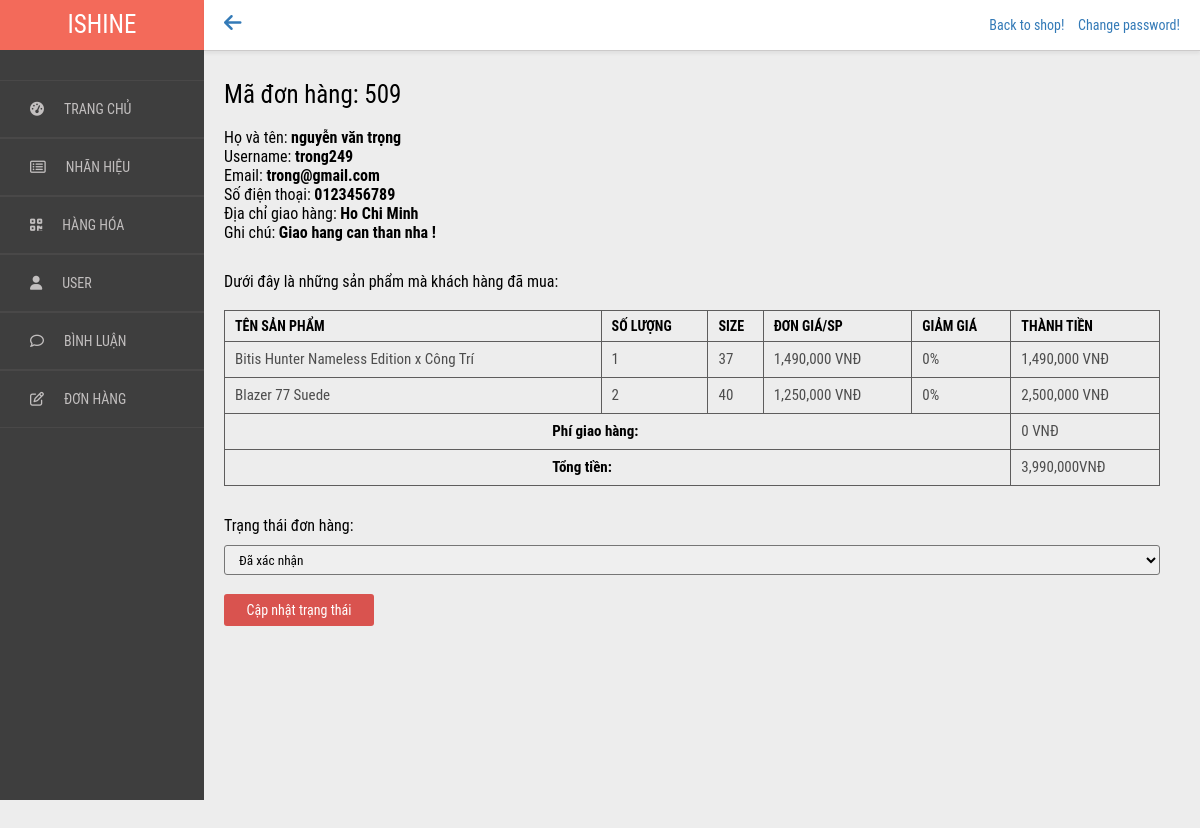
The page /admin/don_hang/chi_tiet.php?ma_don=509 (signed in) on the database its author committed.
### tables this page shows
CREATE TABLE `don_hang` (
  `ma_don` int(11) NOT NULL,
  `user` varchar(20) NOT NULL,
  `date` date NOT NULL,
  `tinh_trang` int(20) NOT NULL,
  `ho_va_ten` varchar(50) NOT NULL,
  `So_dien_thoai` varchar(50) NOT NULL,
  `email` varchar(50) NOT NULL,
  `Dia_chi` varchar(50) NOT NULL,
  `note` varchar(50) NOT NULL
);

CREATE TABLE `hoa_don_chi_tiet` (
  `ma_don` int(11) NOT NULL,
  `ID_san_pham` int(11) NOT NULL,
  `size` int(11) NOT NULL,
  `so_luong` int(11) NOT NULL
);

CREATE TABLE `hang_hoa` (
  `id` int(11) NOT NULL,
  `brand` int(11) NOT NULL,
  `ten_hh` varchar(50) NOT NULL,
  `hinh` varchar(50) NOT NULL,
  `don_gia` int(11) NOT NULL,
  `giam_gia` int(11) NOT NULL,
  `mo_ta` varchar(500) NOT NULL
);

### admin/don_hang/chi_tiet.php (the view, shortened to what this page needs)
<?php
    $sql=mysqli_connect("localhost","root","","data_ishine");
    if(isset($_REQUEST['ma_don'])){
        $ma_don=$_REQUEST['ma_don'];
    }
    $selectData = "SELECT * FROM hang_hoa";
    $row=$sql->query($selectData);
    $arr_san_pham=array();
    while($res=$row->fetch_assoc()){
        array_push($arr_san_pham,$res);
    }
    $selectData = "SELECT * FROM don_hang";
    $row=$sql->query($selectData);
    $arr_don_hang=array();
    while($res=$row->fetch_assoc()){
        array_push($arr_don_hang,$res);
    }
    $selectData = "SELECT * FROM hoa_don_chi_tiet";
    $row=$sql->query($selectData);
    $arr=array();
    while($res=$row->fetch_assoc()){
        array_push($arr,$res);
    }
    $arr_chi_tiet= array_filter($arr, "getSpArr");
    function getSpArr($dh){
        return $dh['ma_don']==$GLOBALS['ma_don'];
    }
    function getNameSp($arr,$id){
        foreach($arr as $i=>$sp){
            if($sp['id']==$id){
                return $sp['ten_hh'];
                break;
            }
        }
    }
    function getPrice1Sp($arr,$id){
        foreach($arr as $i=>$sp){
            if($sp['id']==$id){
                return $sp['don_gia'];
            }
        }
    }
    function getDiscount($arr,$id){
        foreach($arr as $i=>$sp){
            if($sp['id']==$id){
                return $sp['giam_gia'];
            }
        }
    }
?>
<!DOCTYPE html>
<html lang="en">
<head>
    <link rel="stylesheet" href="./css/chi_tiet_style.css">
</head>
<body>
    <div class="wrap">
        <div class="left-side-menu">
            <div class="logo">
                <p>ISHINE</p>
            </div>
            <ul class="menu-list">
                <a href="../trang_chu/trang_chu.php">
                    <li>
                        <i class="fa fa-dashboard"></i>TRANG CHỦ
                    </li>
                </a>
                <a href="../brand/brand.php">
                    <li>
                        <i class="fa fa-list-alt" aria-hidden="true"></i>NHÃN HIỆU
                    </li>
                </a>
                <a href="../hang_hoa/hang_hoa.php">
                    <li>
                        <i class="fa fa-qrcode"></i>HÀNG HÓA
                    </li>
                </a>
                <a href="../user/user.php">
                    <li>
                        <i class="fa fa-user"></i>USER
                    </li>
                </a>
                <a href="../binh_luan/binh_luan.php">
                    <li>
                        <i class="fa fa-comment-o" aria-hidden="true"></i>BÌNH LUẬN
                    </li>
                </a>
                <a href="../don_hang/don_hang.php">
                    <li>
                        <i class="fa fa-edit"></i>ĐƠN HÀNG
                    </li>
                </a>
            </ul>
        </div>
        <div class="right-side-content">
            <div class="header">
                <div class="title">
                    <a href="./don_hang.php"><i class="fas fa-arrow-left"></i></a>
                </div>
                <div>
                    <a href="../../index.php">Back to shop!</a>
                    <a href="../../user/doi_mat_khau.php" style=" margin-left:10px">Change password!</a>
                </div>
            </div>
            <div class="content">
                <?php
                    foreach($arr_don_hang as $i=>$dh){
                        if($dh['ma_don']==$ma_don){
                            $status=$dh['tinh_trang'];
                            $ho_va_ten=$dh['ho_va_ten'];
                            $user=$dh['user'];
                            $email=$dh['email'];
                            $sdt=$dh['So_dien_thoai'];
                            $diachi=$dh['Dia_chi'];
                            $note=$dh['note'];
                            echo "<p style=\"font-size: 25px;\">Mã đơn hàng: $ma_don</p><br>
                                <p>Họ và tên: <b>$ho_va_ten</b></p>
                                <p>Username: <b>$user</b></p>
                                <p>Email: <b>$email</b></p>
                                <p>Số điện thoại: <b>$sdt</b></p>
                                <p >Địa chỉ giao hàng: <b>$diachi</b></p>
                                <p style=\"margin-bottom: 30px;\">Ghi chú: <b>$note</b></p>";
                            break;
                        }
                    }
                ?>
                <p>Dưới đây là những sản phẩm mà khách hàng đã mua:</p> <br>
                <div>
                    <table style="margin-bottom: 30px;">
                        <tr>
                            <th>TÊN SẢN PHẨM</th>
                            <th>SỐ LƯỢNG</th>
                            <th>SIZE</th>
                            <th>ĐƠN GIÁ/SP</th>
                            <th>GIẢM GIÁ</th>
                            <th>THÀNH TIỀN</th>
                        </tr>
                        <?php
                        $sum=0;
                            foreach($arr_chi_tiet as $i => $sp){
                                $name=getNameSp($arr_san_pham,$sp['ID_san_pham']);
                                $qty=$sp['so_luong'];
                                $size=$sp['size'];
                                $don_gia=getPrice1Sp($arr_san_pham,$sp['ID_san_pham']);
                                $giam_gia=getDiscount($arr_san_pham,$sp['ID_san_pham']);
                                $price=($don_gia-$giam_gia*$don_gia/100)*$qty;
                                $sum+=$price;
                                $dg=number_format($don_gia);
                                $pri=number_format($price);
                                echo "<tr>
                                        <td>$name</td>
                                        <td>$qty</td>
                                        <td>$size</td>
                                        <td>$dg VNĐ</td>
                                        <td>$giam_gia<span>%</span></td>
                                        <td>$pri VNĐ</td>
                                    </tr>";
                            }
                        ?>
                        <tr>
                            <td colspan="5" style="padding-left: 35%; color:black;"><b>Phí giao hàng:</b></td>
                            <td>0 VNĐ</td>
                        </tr>
                        <tr>
                            <td colspan="5" style="padding-left: 35%; color:black;"><b>Tổng tiền:</b></td>
                            <td><?php echo number_format($sum) ?>VNĐ</td>
                        </tr>
                    </table>
                    <form action="update.php" method="post" onsubmit="update()">
                        <label for="trang_thai">Trạng thái đơn hàng:</label> <br>
                        <select name="status" id="trang_thai">
                            <option value="2" <?php if($status==2) echo "selected" ?>>Đã xác nhận</option>
                        </select> <br> <br>
                        <button type="submit"  class="cap_nhat">Cập nhật trạng thái</button>
                    </form>
                </div>
            </div>
        </div>
</body>
</html>

### admin/don_hang/css/chi_tiet_style.css (style rules this page uses)
* { margin:0px; padding: 0px; box-sizing: border-box; font-family: "Roboto Condensed", sans-serif; }
a { text-decoration: none; list-style: none; color: black }
tr,th,td { border: 1px solid rgb(94, 93, 93); padding-left: 10px; }
table { border-collapse: collapse; width: 100%; }
.wrap { width: 100%; padding-bottom: 100px; background-color: #EDEDED; }
.wrap .left-side-menu { width: 17%; background-color: #3E3E3E; height: 100vh; position: fixed; }
.wrap .left-side-menu .logo { line-height: 50px; background-color: #F36A5A; }
.wrap .left-side-menu .logo p { text-align: center; font-size: 25px; color: #fff; }
.wrap .left-side-menu ul { margin-top: 30px; }
.wrap .left-side-menu ul li { padding: 20px 30px; border-top: 1px solid rgb(73, 72, 72); border-bottom: 0.5px solid rgb(73, 72, 72); cursor: pointer; }
.wrap .left-side-menu ul a li { color: rgb(194, 191, 191); font-size: 14px; }
.wrap .left-side-menu ul li i { margin-right: 20px; }
.wrap .right-side-content { width: 100%; padding-left: 17%; padding-top: 80px; }
.wrap .right-side-content .header { position: fixed; top: 0px; width: 83%; line-height: 50px; display: flex; padding: 0px 20px; justify-content: space-between; background-color: #fff; border-bottom: 1px solid rgb(204, 202, 202); box-shadow: 0 3px 3px rgb(0 0 0 / 5%); }
.wrap .right-side-content .header .title i { font-size: 20px; }
.wrap .right-side-content .header a { font-size: 14px; color: #337ab7; }
.wrap .right-side-content .content { padding-left: 20px; padding-right: 40px; min-height: 100vh; }
th,td { color: rgb(77, 77, 77); text-align: left; font-size: 15px; }
td { line-height: 35px; }
th { font-size: 14px; color: black; font-weight: 600; line-height: 30px; }
#trang_thai { margin-top: 10px; padding-left: 10px; height: 30px; width: 100%; border-radius: 3px; outline: none; }
.cap_nhat { display: inline-block; background-color: #D9534F; color: #fff; font-size: 14px; width: 150px; text-align: center; line-height: 30px; border-radius: 3px; cursor: pointer; border: 1px solid transparent; }

### rows shown on the page
don_hang: ho_va_ten "nguyễn văn trọng", user "trong249", email "trong@gmail.com", So_dien_thoai "0123456789", Dia_chi "Ho Chi Minh", note "Giao hang can than nha !", status "Đã xác nhận"
hoa_don_chi_tiet: ID_san_pham.ten_hh "Bitis Hunter Nameless Edition x Công Trí", so_luong "1", size "37", ID_san_pham.don_gia "1,490,000", ID_san_pham.giam_gia "0", pri "1,490,000"
hoa_don_chi_tiet: ID_san_pham.ten_hh "Blazer 77 Suede", so_luong "2", size "40", ID_san_pham.don_gia "1,250,000", ID_san_pham.giam_gia "0", pri "2,500,000"

### other values the page prints
$sum "3,990,000"
